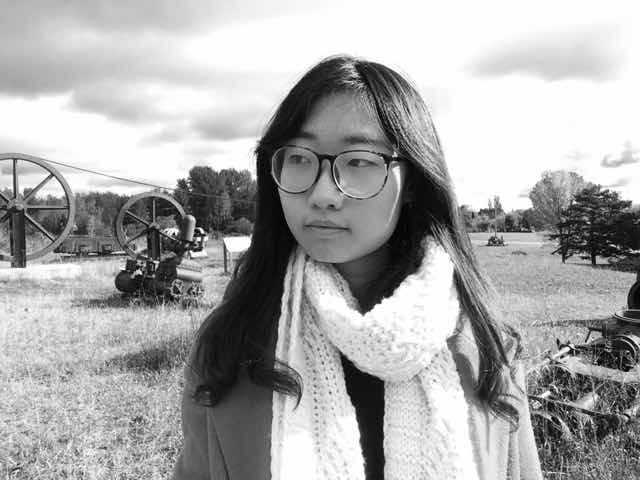
%> input picture HW2/P2/echo.bmp, 640 x 480 px
$ octave main_P2.m   (GNU Octave 9; MATLAB toolbox functions it lacks are replaced by stand-ins)
%> lines starting %> are read from the running program, lines starting %| are printed output that depends on the picture
%> further down, img3 is the input picture: size 480x640x3 uint8; min 0, max 255, mean 169.5
### HW2/P2/mydemosaic.m
function [ J ] = mydemosaic( I )
imgInput = im2double(I);
J = zeros(size(imgInput,1),size(imgInput,2),3);
%Define three channels
R_Channel = zeros(size(imgInput,1),size(imgInput,2));
G_Channel = zeros(size(imgInput,1),size(imgInput,2));
B_Channel = zeros(size(imgInput,1),size(imgInput,2));
%initialize three channel with known values
size(imgInput)
%> ans = [480 640 3]
size(R_Channel)
%> ans = [480 640]
R_Channel(1:2:end,1:2:end) = imgInput(1:2:end,1:2:end, 1);
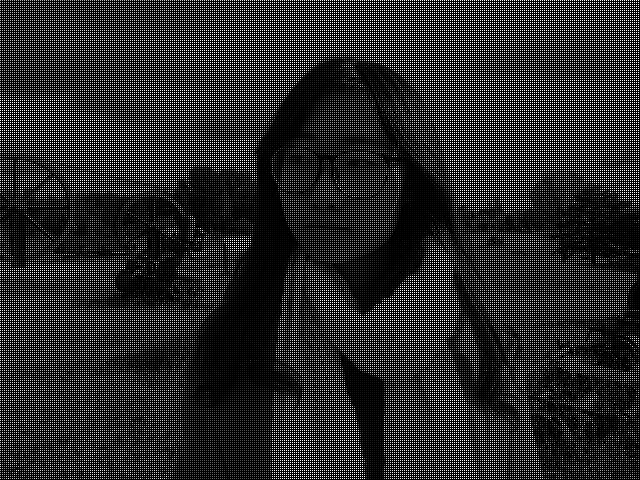
%> R_Channel: size 480x640 double; min 0, max 1, mean 0.166
G_Channel(2:2:end,1:2:end) = imgInput(2:2:end,1:2:end, 2);
G_Channel(1:2:end,2:2:end) = imgInput(1:2:end,2:2:end, 2);
B_Channel(2:2:end,2:2:end) = imgInput(2:2:end,2:2:end, 3);
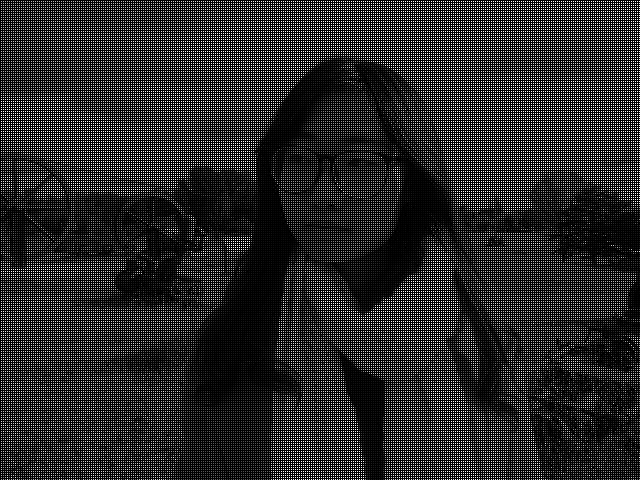
%> B_Channel: size 480x640 double; min 0, max 1, mean 0.166; mean of the top-left, top-right, bottom-left and bottom-right quarters 0.18, 0.19, 0.141, 0.154
%Compute Filters
%RB_Filter = [0.25,0.5,0.25;0.5,1,0.5;0.25,0.5,0.25];
%G_Filter = [0,0.25,0;0.25,1,0.25;0,0.25,0];
R_Filter = [0.3,0.4,0.8;0.3,0.5,0.8;0.3,0.4,0.8];
B_Filter = [0.2,0.5,0.2;0.2,0.5,0.2;0.2,0.5,0.2];
G_Filter = [0.2,0.2,0.2;0.2,0.2,0.2;0.2,0.2,0.2];
%filtering the channel with corresponding filter
R = imfilter(R_Channel,R_Filter);
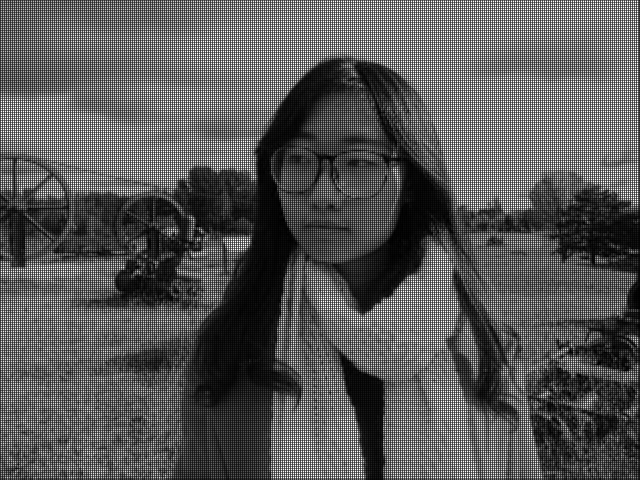
%> R: size 480x640 double; min 0, max 2.2, mean 0.762; drawn with min black and max white
G = imfilter(G_Channel,G_Filter);
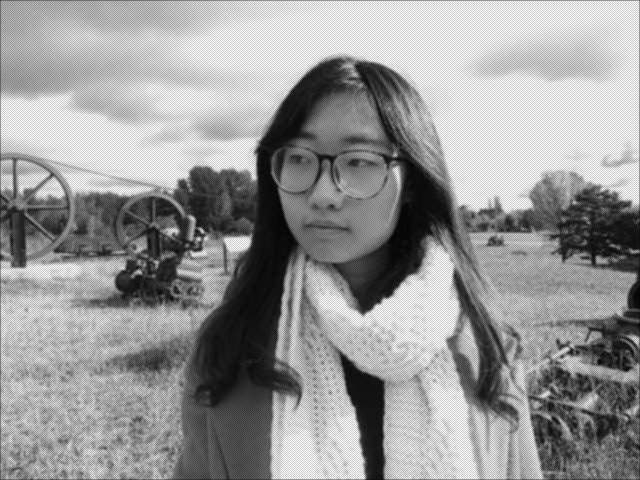
%> G: size 480x640 double; min 0.0118, max 1, mean 0.597
B = imfilter(B_Channel, B_Filter);
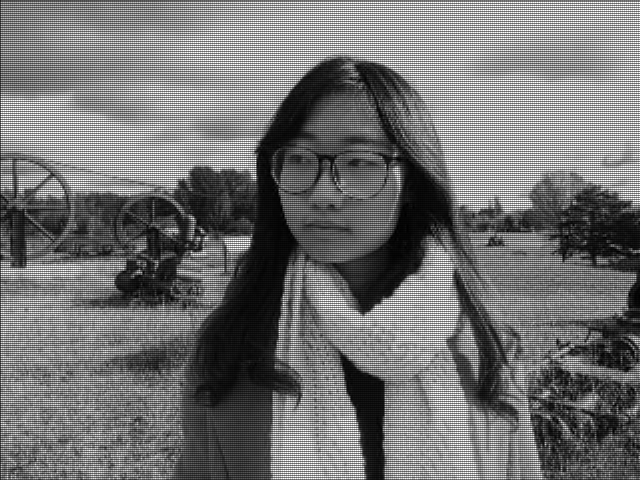
%> B: size 480x640 double; min 0, max 1, mean 0.448

J(:,:,1) = R;
J(:,:,2) = G;
J(:,:,3) = B;
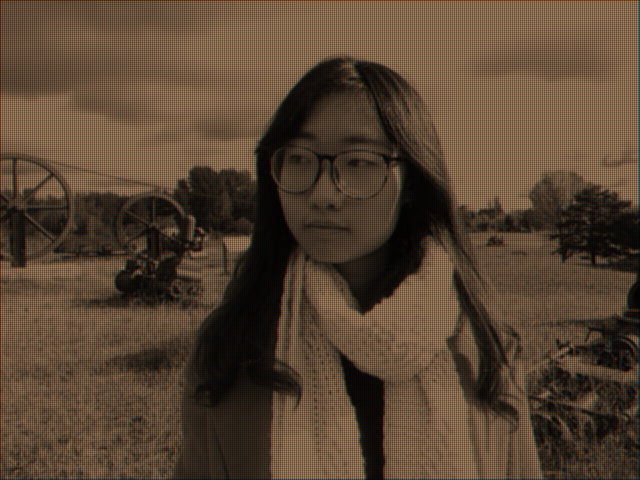
%> J: size 480x640x3 double; mean R, G, B 0.762, 0.597, 0.448; drawn with min black and max white

end

### HW2/P2/main_P2.m
clear
% [7 lines of commented-out code are left out]

clc;

% [7 lines of commented-out code are left out]
clc;


img3 = imread('echo.bmp');
output5 = mydemosaic(img3);
imwrite(output5, 'echo2.jpg', 'jpg');
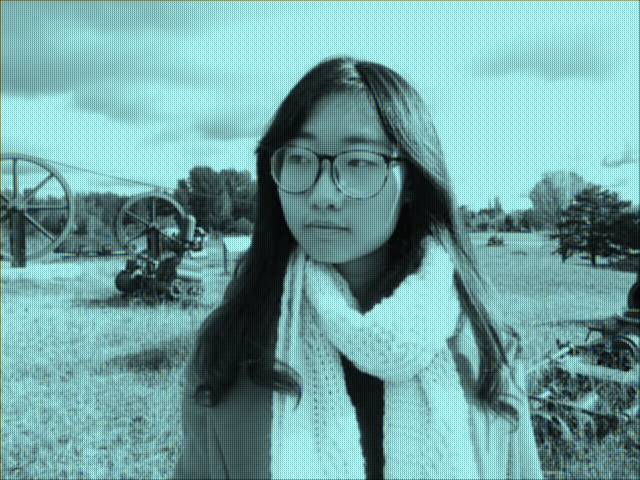
%> saved as echo2.jpg: size 480x640x3 uint8; mean R, G, B 155.7, 152.1, 114.2

$ run again, with HW2/P2/P2-crayons.jpg saved as HW2/P2/echo.bmp
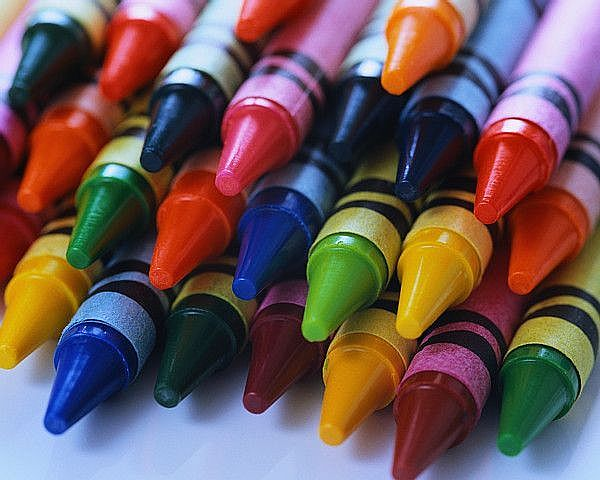
%> input picture HW2/P2/P2-crayons.jpg, 600 x 480 px
%> img3 is the input picture: size 480x600x3 uint8; mean R, G, B 109.2, 86.5, 87.5
%> in mydemosaic, `J(:,:,3) = B;`:
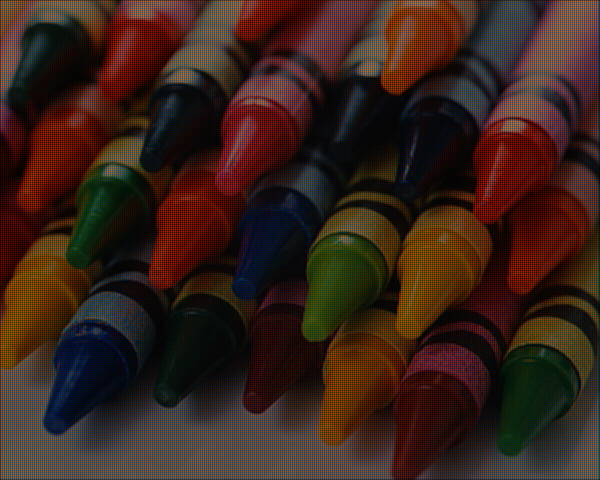
%> J: size 480x600x3 double; mean R, G, B 0.491, 0.304, 0.23; drawn with min black and max white
%> `imwrite(output5, 'echo2.jpg', 'jpg');`:
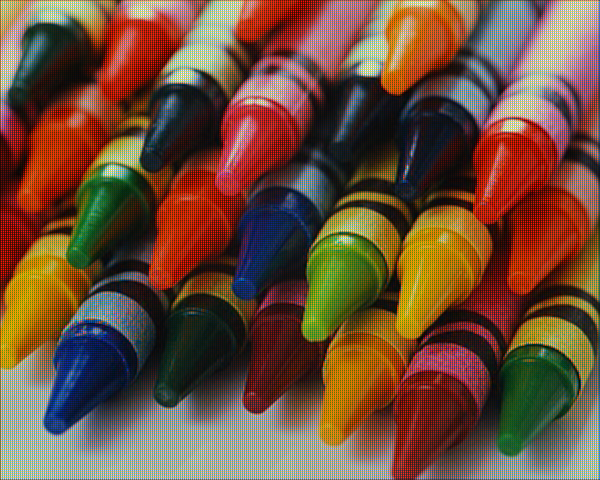
%> saved as echo2.jpg: size 480x600x3 uint8; mean R, G, B 110.5, 77.5, 58.9
